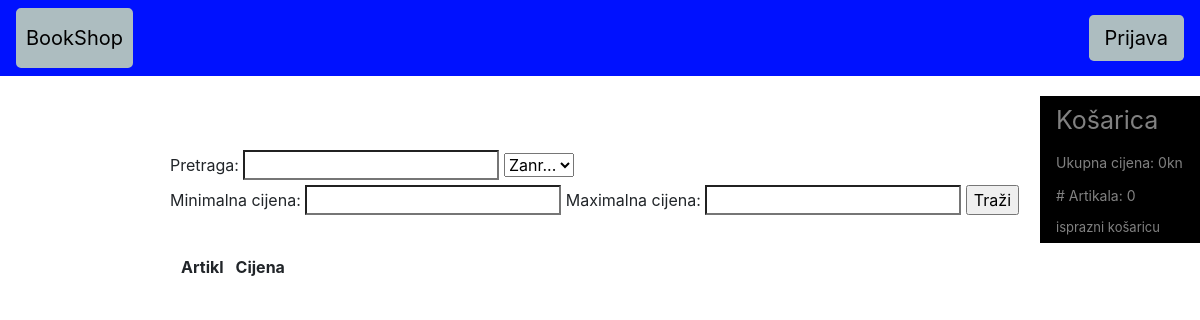
The app's page /, older data.
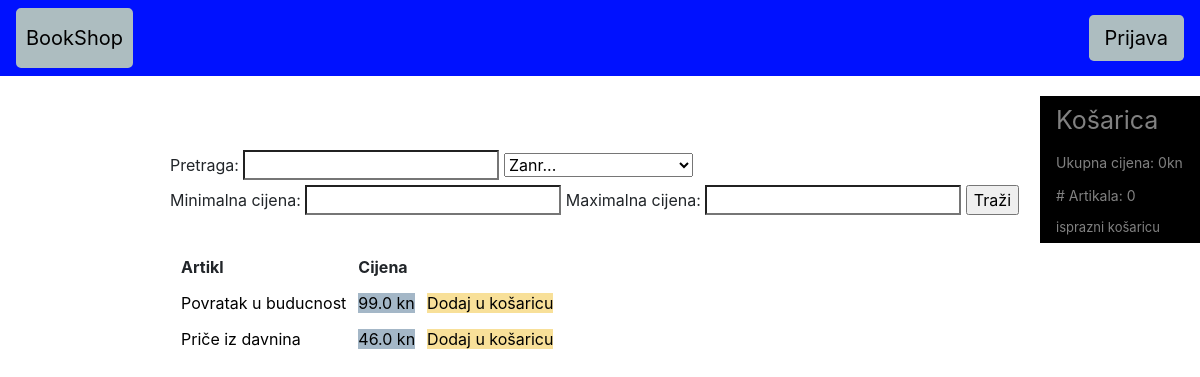
The same page, newer data.
### bookshopapp/models.py (models this page shows)
class Artikl(models.Model):
    naziv = models.CharField(max_length = 50)
    cijena = models.FloatField()
    opis = models.CharField(max_length = 256)
    slika = models.ImageField(default='')
    zanr = models.ForeignKey(Zanr, on_delete=models.CASCADE)
    autor = models.ForeignKey(Autor, on_delete=models.CASCADE)

### bookshopapp/views.py (the view)
# urls.py: path('', views.index, name = 'index'),
def index(request):
    shelf = Artikl.objects.all()
    zanrovi = Zanr.objects.all()
    if 'kosarica' not in request.session:
        request.session['kosarica']=[]
    kosarica = request.session['kosarica']
    SumCijena = sum(artikl['cijena'] for artikl in kosarica)
    CountArtikl = len(kosarica)
    pretraga = request.GET.get('pretraga')
    cijena_min = request.GET.get('cijena_min')
    cijena_max = request.GET.get('cijena_max')
    zanr = request.GET.get('zanr')
    if is_valid_query_param(pretraga):
        shelf=shelf.filter(naziv__icontains=pretraga)
    if is_valid_query_param(cijena_min):
        shelf=shelf.filter(cijena__gte=cijena_min)
    if is_valid_query_param(cijena_max):
        shelf=shelf.filter(cijena__lte=cijena_max)
    if is_valid_query_param(zanr) and zanr != 'zanr...':
       shelf=shelf.filter(zanr__naziv=zanr)
    context = {
        'shelf': shelf,
        'zanrovi': zanrovi,
        'SumCijena': SumCijena,
        'CountArtikl': CountArtikl,
        'kosarica': kosarica,
    }
    return render(request, 'bookshop/bookshop.html', context)

### bookshopapp/views.py (called while the page is built)
def is_valid_query_param(param):
    return param != '' and param is not None

### bookshopapp/templates/bookshop/bookshop.html (shortened to what this page needs)
<!DOCTYPE html>
<html>
<head>
    <link rel="stylesheet" href="https://stackpath.bootstrapcdn.com/bootstrap/4.3.1/css/bootstrap.min.css"
>
    {% load static %}
    <link rel="stylesheet" type="text/css" href="{% static 'bookshop/css/style.css' %}">
</head>
<body>
<nav class="navbar navbar-light" style="background-color:rgb(0, 17, 255);">
    <a href="{% url 'index' %}" class="navbar-brand" style="background-color:rgb(173, 189, 192);color:#000000;border-width:10px;border-color:rgb(173, 189, 192);border-style:solid;border-spacing:30px;border-radius: 5px;">BookShop</a>
    {% if user.is_authenticated %}
      <div class="dropdown" style="float:right;">
        <button onclick="myFunction()" class="dropbtn" style="background-color:rgb(173, 189, 192)rgb(173, 189, 192);color:#000000;">{{ user.get_username }}</button>
        <div id="myDropdown" class="dropdown-content" style="right:0;">
          <a href="{% url 'my-profile' %}">Moj račun</a>
          <a href="{% url 'recenzija-list' %}">Moje recenzije</a>
          {% if user.is_staff or user.is_superuser %}
          <a href="{% url 'admin:index' %}">Administracija</a>
          {% endif %}
          <a href="{% url 'logout' %}"">Odjava</a>
        </div>
      </div>
    {% else %}
        <a href="{% url 'login' %}" class="navbar-link btn-lg" style="background-color:rgb(173, 189, 192);color:#000000;">Prijava</a>
    {% endif %}
</nav>
{% block kosarica %}
<div class="sidenav">
  <a href="{% url 'checkout-view' %}">Košarica</a>
  <d style="padding: 6px 8px 6px 16px;text-decoration: none;font-size: 14px;color: #818181;display: block;">Ukupna cijena: {{SumCijena}}kn</d>
  <d style="padding: 6px 8px 6px 16px;text-decoration: none;font-size: 14px;color: #818181;display: block;"># Artikala: {{CountArtikl}}</d>
  <a href="{% url 'checkout-empty' %}" style="font-size: small;">isprazni košaricu</a>
</div>
{% endblock %}
<div class="main" style="margin-top: 50px;">
<br>
{% block content %}
<div>
  <form method="GET" action="" id="searchform">
    <label for="id_search">Pretraga: </label>
    <input class="searchfield" id="searchbox" name="pretraga" type="search"/>
    <select id="klasa" name="klasa">
      <option selected>Zanr...</option>
    </select>
    <br>
    <label for="cijena_min">Minimalna cijena: </label>
    <input class="searchfield" id="searchbox" name="cijena_min" type="search"/>
    <label for="cijena_max">Maximalna cijena: </label>
    <input class="searchfield" id="searchbox" name="cijena_max" type="search"/>
    <input type="submit" value="Traži">
  </form>
</div>
<br>
<div>
  <table style="border-collapse: separate;border-spacing: 10px;">
    <tr>
      <th>Artikl</th>
      <th>Cijena</th>
      <th></th>
    </tr>
    {% for Artikl in shelf %}
      <tr>
        <td><a href="{% url 'artikl-detail' pk=Artikl.pk %}" style="background-color:rgb(255, 255, 255);color:#000000;">{{ Artikl.naziv }}</a></td>
        <td><d style="background-color:rgb(164, 183, 199);color:#000000;">{{ Artikl.cijena }} kn</d></td>
        <td><a href="{% url 'checkout-add' pk=Artikl.pk %}" style="background-color:rgb(248, 224, 153);color:#000000;">Dodaj u košaricu</a></td>
      </tr>
    {% endfor %}
  </table>
</div>
{% endblock %}
</div>
</body>
</html>

Row changes from the older to the newer data that the page shows:
added Artikl: naziv "Povratak u buducnost", cijena "99.0"
added Artikl: naziv "Priče iz davnina", cijena "46.0"
